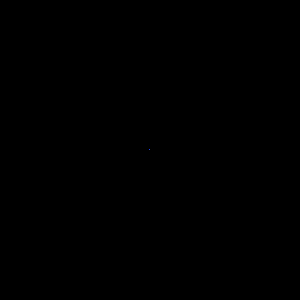
Frame 1 (no input)
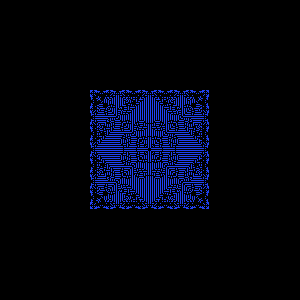
Frame 60 (the mouse pressed at the canvas centre just before this capture)
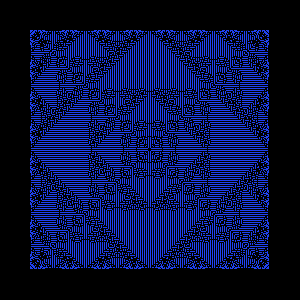
Frame 120 (the mouse held since frame 60 and released just before this capture)

The Processing sketch that drew these frames (run headless with seeded random() and noise(); from frame 60 on, the mouse is pressed at the canvas centre):

// Processing sketch: conquest
// ── conquest.pde
// This sketch builds on a prior work, "Life", created by Zach Denton
// http://studio.sketchpad.cc/sp/pad/view/ro.9$ub3on2LVdKw/rev.386

int[][] grid;
color alive = color(random(50), random(255), random(255));
color dead = color(0);
int lastTime = 0;
boolean active = true;

void setup() {
    size(300, 300);
    background(dead);
    smooth();
    noStroke();
    
    grid = new int[height][width];
    reset();

    int xcenter = (width / 2) - 1;
    int ycenter = (height / 2) - 1;
    grid[xcenter][ycenter] = 1;
}

void update() {     
    int[][] next_grid = new int[height][width];
    for (int x=0; x < width; x++) {
        for (int y=0; y < height; y++) {
            next_grid[x][y] = b1s12(x, y); 
        }
    }
    arrayCopy(next_grid, grid);
}

void reset() {
    for (int x=0; x < width; x++) {
        for (int y=0; y < height; y++) {
            grid[x][y] = 0;
        }
    }
}

void draw() {     
    loadPixels();     
    for (int x=0; x < width; x++) {
        for (int y=0; y < width; y++) {
            if (grid[x][y] >= 1) {
                pixels[y*width+x] = alive;
            } else {
                pixels[y*width+x] = dead;
            }
        }
    }
    updatePixels();
    update();
}

int b1s12(int x, int y) {
    int cell = grid[x][y];
    ArrayList neighbors = get_neighbors(x, y);
    if (cell >= 1) {
        if ((neighbors.size() == 1) || (neighbors.size() == 2)) {
            return 1;
        } else {
            return 0;
        }
    } else {
        if (neighbors.size() == 1) {
            return 1;
        } else {
            return 0;
        }
    }    
}

ArrayList get_neighbors(int x, int y) {
    ArrayList neighbors = new ArrayList();
    for (int dx = -1; dx <= 1; dx++) {
        for (int dy = -1; dy <= 1; dy++) {
            int x_query = x + dx;
            if (x_query < 0) {
                // wrap around to other side
                x_query = width - 1;
            } else if (x_query >= width) {
                x_query = 0;
            }
            int y_query = y + dy;            
            if (y_query < 0) {
                // wrap around to other side
                y_query = height - 1;
            } else if (y_query >= height) {
                y_query = 0;
            }
            
            if (x_query == x && y_query == y) {
                continue;
            }
            
            if (grid[x_query][y_query] >= 1) {
                neighbors.add(grid[x_query][y_query]);
            }
        }
    }
    return neighbors;
}
